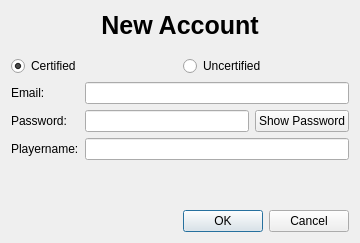
<?xml version="1.0" encoding="UTF-8"?>
<ui version="4.0">
 <class>AccountDialog</class>
 <widget class="QDialog" name="AccountDialog">
  <property name="geometry">
   <rect>
    <x>0</x>
    <y>0</y>
    <width>360</width>
    <height>243</height>
   </rect>
  </property>
  <property name="windowTitle">
   <string notr="true"/>
  </property>
  <layout class="QVBoxLayout" name="verticalLayout">
   <item>
    <widget class="QLabel" name="hint_label">
     <property name="font">
      <font>
       <pointsize>19</pointsize>
       <weight>75</weight>
       <italic>false</italic>
       <bold>true</bold>
      </font>
     </property>
     <property name="layoutDirection">
      <enum>Qt::LeftToRight</enum>
     </property>
     <property name="text">
      <string>New Account</string>
     </property>
     <property name="alignment">
      <set>Qt::AlignCenter</set>
     </property>
    </widget>
   </item>
   <item>
    <spacer name="verticalSpacer">
     <property name="orientation">
      <enum>Qt::Vertical</enum>
     </property>
     <property name="sizeType">
      <enum>QSizePolicy::Fixed</enum>
     </property>
     <property name="sizeHint" stdset="0">
      <size>
       <width>20</width>
       <height>10</height>
      </size>
     </property>
    </spacer>
   </item>
   <item>
    <layout class="QHBoxLayout" name="horizontalLayout_2">
     <item>
      <widget class="QRadioButton" name="certified_rb">
       <property name="text">
        <string>Certified</string>
       </property>
       <property name="checked">
        <bool>true</bool>
       </property>
      </widget>
     </item>
     <item>
      <widget class="QRadioButton" name="uncertified_rb">
       <property name="text">
        <string>Uncertified</string>
       </property>
       <property name="checked">
        <bool>false</bool>
       </property>
      </widget>
     </item>
    </layout>
   </item>
   <item>
    <layout class="QGridLayout" name="gridLayout">
     <item row="1" column="0">
      <widget class="QLabel" name="email_label">
       <property name="sizePolicy">
        <sizepolicy hsizetype="Fixed" vsizetype="Preferred">
         <horstretch>0</horstretch>
         <verstretch>0</verstretch>
        </sizepolicy>
       </property>
       <property name="minimumSize">
        <size>
         <width>50</width>
         <height>0</height>
        </size>
       </property>
       <property name="text">
        <string>Email:</string>
       </property>
       <property name="buddy">
        <cstring>email_le</cstring>
       </property>
      </widget>
     </item>
     <item row="1" column="1" colspan="2">
      <widget class="QLineEdit" name="email_le"/>
     </item>
     <item row="2" column="0">
      <widget class="QLabel" name="password_label">
       <property name="text">
        <string>Password:</string>
       </property>
       <property name="buddy">
        <cstring>password_le</cstring>
       </property>
      </widget>
     </item>
     <item row="2" column="1" colspan="2">
      <layout class="QHBoxLayout" name="horizontalLayout_3">
       <item>
        <widget class="QLineEdit" name="password_le"/>
       </item>
       <item>
        <widget class="QPushButton" name="showPassword_pb">
         <property name="text">
          <string>Show Password</string>
         </property>
         <property name="checkable">
          <bool>true</bool>
         </property>
        </widget>
       </item>
      </layout>
     </item>
     <item row="3" column="0">
      <widget class="QLabel" name="playername_label">
       <property name="sizePolicy">
        <sizepolicy hsizetype="Fixed" vsizetype="Preferred">
         <horstretch>0</horstretch>
         <verstretch>0</verstretch>
        </sizepolicy>
       </property>
       <property name="minimumSize">
        <size>
         <width>50</width>
         <height>0</height>
        </size>
       </property>
       <property name="text">
        <string>Playername:</string>
       </property>
       <property name="buddy">
        <cstring>playername_le</cstring>
       </property>
      </widget>
     </item>
     <item row="3" column="1" colspan="2">
      <widget class="QLineEdit" name="playername_le"/>
     </item>
    </layout>
   </item>
   <item>
    <spacer name="verticalSpacer_2">
     <property name="orientation">
      <enum>Qt::Vertical</enum>
     </property>
     <property name="sizeHint" stdset="0">
      <size>
       <width>20</width>
       <height>0</height>
      </size>
     </property>
    </spacer>
   </item>
   <item>
    <widget class="QDialogButtonBox" name="buttonBox">
     <property name="orientation">
      <enum>Qt::Horizontal</enum>
     </property>
     <property name="standardButtons">
      <set>QDialogButtonBox::Cancel|QDialogButtonBox::Ok</set>
     </property>
    </widget>
   </item>
  </layout>
 </widget>
 <tabstops>
  <tabstop>certified_rb</tabstop>
  <tabstop>uncertified_rb</tabstop>
  <tabstop>email_le</tabstop>
  <tabstop>password_le</tabstop>
  <tabstop>showPassword_pb</tabstop>
 </tabstops>
 <resources/>
 <connections>
  <connection>
   <sender>buttonBox</sender>
   <signal>rejected()</signal>
   <receiver>AccountDialog</receiver>
   <slot>reject()</slot>
   <hints>
    <hint type="sourcelabel">
     <x>313</x>
     <y>248</y>
    </hint>
    <hint type="destinationlabel">
     <x>296</x>
     <y>227</y>
    </hint>
   </hints>
  </connection>
 </connections>
</ui>
